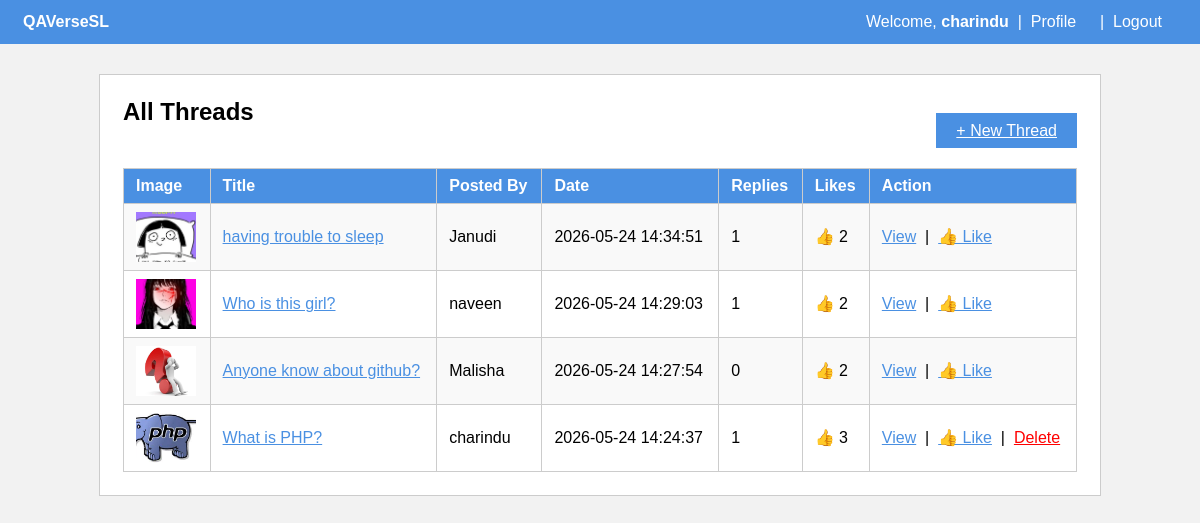
Screenshot of /feed.php (signed in) with the database file from the repository.
### tables this page shows
CREATE TABLE `threads` (
  `id` int(11) NOT NULL,
  `user_id` int(11) DEFAULT NULL,
  `title` varchar(255) DEFAULT NULL,
  `body` text DEFAULT NULL,
  `image` varchar(255) DEFAULT NULL,
  `created_at` timestamp NOT NULL DEFAULT current_timestamp()
);

CREATE TABLE `users` (
  `id` int(11) NOT NULL,
  `firstname` varchar(50) DEFAULT NULL,
  `lastname` varchar(50) DEFAULT NULL,
  `username` varchar(50) DEFAULT NULL,
  `email` varchar(100) DEFAULT NULL,
  `password` varchar(255) DEFAULT NULL,
  `role` enum('user','admin') DEFAULT 'user',
  `is_banned` tinyint(4) DEFAULT 0,
  `profile_pic` varchar(255) DEFAULT 'default.png',
  `created_at` timestamp NOT NULL DEFAULT current_timestamp()
);

### feedbackend.php (called while the page is built, shortened)
<?php
include 'DBconnection.php';
$feedQuery = "SELECT threads.*, users.username, users.profile_pic
              FROM threads
              JOIN users ON threads.user_id = users.id
              ORDER BY threads.created_at DESC";
$threads = mysqli_query($con, $feedQuery);
$likeCountQuery = "SELECT thread_id, COUNT(*) as total FROM likes GROUP BY thread_id";
$likeResult = mysqli_query($con, $likeCountQuery);
$likeCounts = array();
while($row = mysqli_fetch_assoc($likeResult)) {
    $likeCounts[$row['thread_id']] = $row['total'];
}
$replyCountQuery = "SELECT thread_id, COUNT(*) as total
                    FROM replies
                    GROUP BY thread_id";
$replyResult = mysqli_query($con, $replyCountQuery);
$replyCounts = array();
while($row = mysqli_fetch_assoc($replyResult)) {
    $replyCounts[$row['thread_id']] = $row['total'];
}
?>

### feed.php (the view, shortened to what this page needs)
<?php include 'feedbackend.php'; ?>
<html>
<head>
  <link rel="stylesheet" href="style.css">
</head>
<body>
<div class="navbar">
  <table width="100%">
    <tr>
      <td><b style="color:white" >QAVerseSL</b></td>
      <td align="right" style="color:white">
        Welcome, <b><?php echo $_SESSION['username']; ?></b> &nbsp;|&nbsp;
        <a href="profile.php">Profile</a> &nbsp;|&nbsp;
        <a href="logout.php">Logout</a>
    </tr>
  </table>
</div>
<div class="main-table">
  <table width="100%">
    <tr>
      <td><h2>All Threads</h2><br>
	  </td>
      <td align="right">
        <a href="createpost.php" class="btn">+ New Thread</a>
      </td>
    </tr>
    <tr>
      <td colspan="2">
        <table width="100%" class="admin-table">
          <tr>
            <th>Image</th>
            <th>Title</th>
            <th>Posted By</th>
            <th>Date</th>
            <th>Replies</th>
			<th>Likes</th>
            <th>Action</th>
          </tr>
          <?php while($row = mysqli_fetch_assoc($threads)) { ?>
    <tr>
        <td>
            <?php if(!empty($row['image'])) { ?>
                <img src="uploads/<?php echo $row['image']; ?>" width="60" height="50" style="object-fit:cover;">
            <?php } else { ?>
                <img src="uploads/no-image.png" width="60" height="50" style="object-fit:cover;">
            <?php } ?>
        </td>
        <td><a href="threadview.php?id=<?php echo $row['id']; ?>"><?php echo $row['title']; ?></a></td>
        <td><?php echo $row['username']; ?></td>
        <td><?php echo $row['created_at']; ?></td>
        <td><?php echo isset($replyCounts[$row['id']]) ? $replyCounts[$row['id']] : 0; ?></td>
        <td>👍 <?php echo isset($likeCounts[$row['id']]) ? $likeCounts[$row['id']] : 0; ?></td>
        <td>
            <a href="threadview.php?id=<?php echo $row['id']; ?>">View</a>
            &nbsp;|&nbsp;
            <a href="like.php?id=<?php echo $row['id']; ?>">👍 Like</a>
            <?php if($_SESSION['id'] == $row['user_id'] || $_SESSION['role'] == 'admin') { ?>
                &nbsp;|&nbsp;
                <a href="deletethread.php?id=<?php echo $row['id']; ?>" style="color:red;">Delete</a>
            <?php } ?>
        </td>
    </tr>
    <?php } ?>
</table>
      </td>
    </tr>
  </table>
</div>
</body>
</html>

### style.css (style rules this page uses)
body { font-family: Arial, sans-serif; background-color: #f2f2f2; margin: 0; padding: 0; }
.navbar { background-color: #4a90e2; padding: 10px 20px; color: white; }
.navbar a { color: white; text-decoration: none; margin-right: 15px; }
.main-table { width: 80%; margin: 30px auto; background: white; border: 1px solid #ccc; padding: 20px; }
input[type="submit"], .btn { background-color: #4a90e2; color: white; border: none; padding: 9px 20px; cursor: pointer; width: 100%; }
a { color: #4a90e2; }
.admin-table { width: 100%; border-collapse: collapse; }
.admin-table th, .admin-table td { border: 1px solid #ccc; padding: 8px 12px; text-align: left; }
.admin-table th { background-color: #4a90e2; color: white; }
.admin-table tr:nth-child(even) { background-color: #f9f9f9; }

### rows the page displays
threads: image (picture), title "having trouble to sleep", user.username "Janudi", created_at "2026-05-24 14:34:51", id "1", id "2"
threads: image (picture), title "Who is this girl?", user.username "naveen", created_at "2026-05-24 14:29:03", id "1", id "2"
threads: image (picture), title "Anyone know about github?", user.username "Malisha", created_at "2026-05-24 14:27:54", id "2"
threads: image (picture), title "What is PHP?", user.username "charindu", created_at "2026-05-24 14:24:37", id "1", id "3"

### other values shown
$_SESSION['username'] "charindu"
